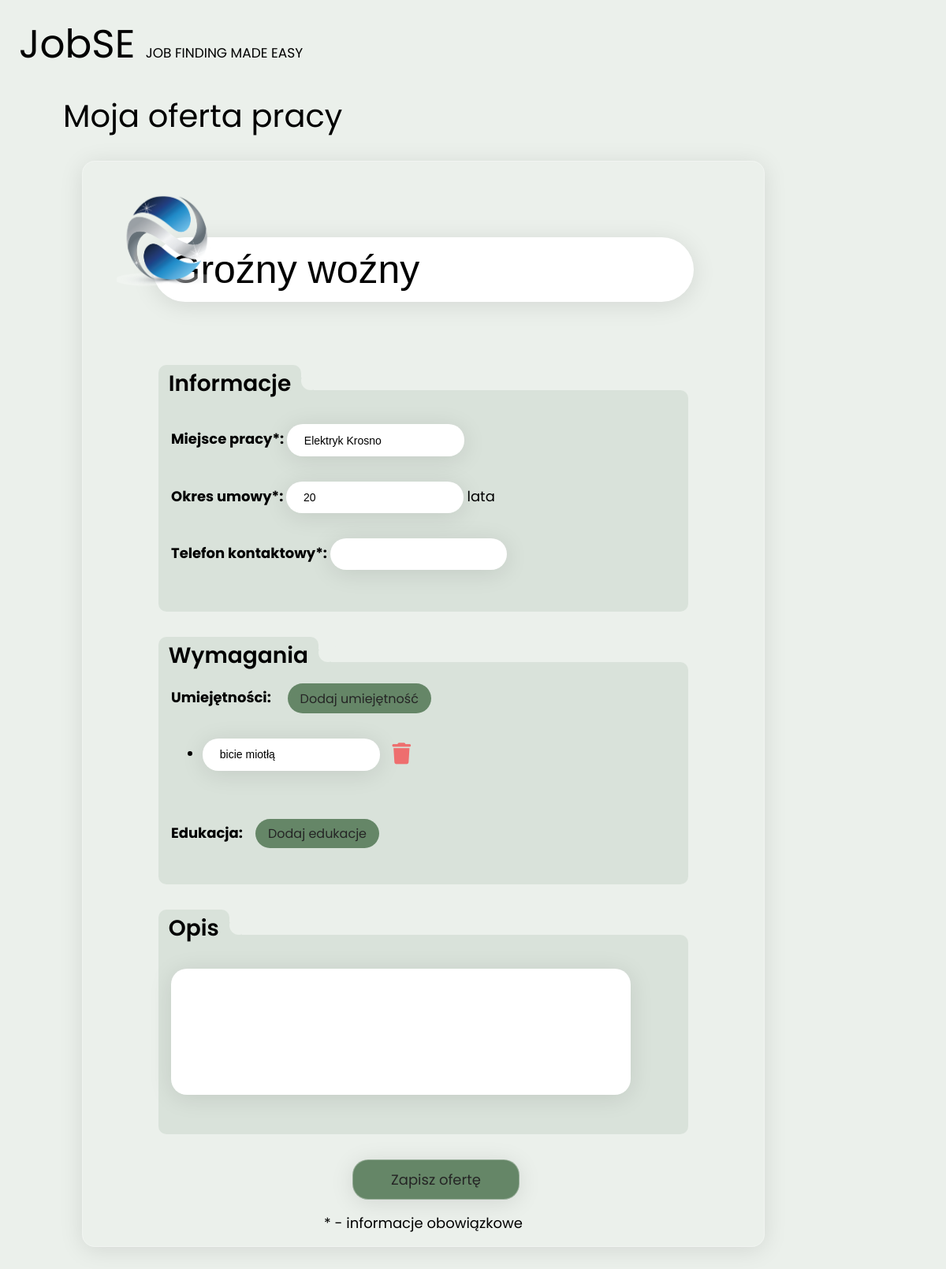
The page /offer-edit.php?offerID=2 (signed in) on the database its author committed.
### tables this page shows
CREATE TABLE `user_employers` (
  `id` int(11) NOT NULL,
  `first_name` varchar(50) DEFAULT NULL,
  `last_name` varchar(50) DEFAULT NULL,
  `contact_mail` varchar(255) DEFAULT NULL,
  `phone_number` varchar(15) DEFAULT NULL,
  `company_name` varchar(100) DEFAULT NULL,
  `company_description` text DEFAULT NULL,
  `company_logo` varchar(255) DEFAULT NULL,
  `company_address` varchar(255) DEFAULT NULL
);

CREATE TABLE `job_offers` (
  `id` int(11) NOT NULL,
  `job_position` varchar(100) NOT NULL,
  `job_place` varchar(50) NOT NULL,
  `job_years` int(11) NOT NULL,
  `job_contact_phone` varchar(15) NOT NULL,
  `job_abilities` text DEFAULT NULL,
  `job_education` text DEFAULT NULL,
  `job_description` text DEFAULT NULL,
  `company_id` int(11) NOT NULL
);

### offer-edit.php (the view, shortened to what this page needs)
<?php
    $connect = database_connect_to_mysql();
    $result = $connect->query("SELECT company_logo FROM user_employers WHERE user_employers.id = (SELECT accounts.id_user_data FROM accounts WHERE accounts.id = {$_SESSION['userID']});");
    $companyLogo = $result->fetch_assoc()['company_logo'];
    $offerData = "";
    if (!empty($_GET['offerID']) && is_numeric($_GET['offerID'])) {
        $result = $connect->query("SELECT * FROM job_offers WHERE id = {$_GET['offerID']}");
        $offerData = $result->fetch_assoc();
    }
?>
<!DOCTYPE html>
<html lang="pl">
<head>
    <link rel="stylesheet" href="https://cdnjs.cloudflare.com/ajax/libs/font-awesome/6.4.0/css/all.min.css" />
    <link rel="stylesheet" href="assets/styles/start_page.css">
    <link rel="stylesheet" href="https://cdn.jsdelivr.net/npm/intl-tel-input@18.1.1/build/css/intlTelInput.css">
</head>
<body>
    <nav>
        <div id="logo">JobSE <span>Job finding made easy</span></div>
    </nav>
    <div class="flex">
        <div id="jobOffers">
        <h1>Moja oferta pracy</h1>
        <form id="offer-form" class="cv" style="width: 50rem;">
            <div class="job-photo">
            <?php
                if (!is_null($companyLogo)) {
                    echo "<img class='image' src='assets/images/company-logo/{$companyLogo}' alt='' draggable='false'>";
                }
            ?>
            </div>
            <div class="cv-name" >
                <input type="text" maxlength="100" name="jobName" placeholder="Nazwa stanowiska*" value="<?php
                    if (isset($offerData['job_position'])) {
                        echo $offerData['job_position'];
                    }
                ?>">
            </div>
            <div class="job-info relative">
                <span class="title relative">
                    Informacje
                    <div style="border-radius: 50%;content: '';position: absolute;left: 11.3rem;top: 0.5rem;width: 1.5rem;height: 1.5rem;background: #ebf0eb;"></div>
                </span>
                <b>Miejsce pracy*: </b><input type="text" name="workplace" value="<?php
                    if (!empty($offerData['job_place'])) {
                        echo $offerData['job_place'];
                    }
                    ?>" id=""><br>
                    <b>Okres umowy*: </b><input type="number" name="contractPeriod" value="<?php
                    if (!empty($offerData['job_years'])) {
                        echo $offerData['job_years'];
                    }
                    ?>" id=""> lata<br>
                <b>Telefon kontaktowy*: </b><input style="margin-bottom: 1.6rem" type="text" name="contactPhone" id="phone"><br>
            </div>
            <div class="job-requirements relative">
                <span class="title">
                    Wymagania
                    <div style="border-radius: 50%;content: '';position: absolute;left: 12.7rem;top: 0.5rem;width: 1.5rem;height: 1.5rem;background: #ebf0eb;"></div>
                </span>
                <b>Umiejętności:</b> <button id="addSkill">Dodaj umiejętność</button>
                <ul id="skillList">
                <?php
                    if (!empty($offerData['job_abilities']) && $offerData['job_abilities'] != "") {
                        $skillList = explode(";", $offerData['job_abilities']);
                        $j = 0;
                        foreach ($skillList as $skill) {
                            echo "<li id='skill{$j}'><input placeholder='Umiejętność' value='$skill' maxlength='50' type='text' name='skill[{$j}]'><i class='fa-solid fa-trash fa-xl delSkill' id='delSkill{$j}' style='color: rgb(238, 110, 110); margin-left: 1rem;'></i></li>";
                            $j++;
                        }
                    }
                ?>
                </ul>
                <br>
                <b>Edukacja:</b><button id="addEducation">Dodaj edukacje</button>
            </div>
            <div class="job-desc relative">
                <span class="title">
                    Opis
                    <div style="border-radius: 50%;content: '';position: absolute;left: 5.6rem;top: 0.5rem;width: 1.5rem;height: 1.5rem;background: #ebf0eb;"></div>
                </span>
                <textarea style="resize: none" name="desc" id="" cols="30" rows="10"><?php if (!empty($offerData['job_description'])) { echo $offerData['job_description']; } ?></textarea>
            </div>
            <input type="submit" id="save" value="Zapisz ofertę">
            <div style="margin-top: 1rem;">* - informacje obowiązkowe</div>
        </form>
    </div>
    </div>
</body>
</html>

### assets/styles/start_page.css (style rules this page uses)
body { width: 100%; height: 100%; padding: 0; margin: 0; background: #ebf0eb; scroll-snap-type: x mandatory; overflow-x: hidden; }
html { scroll-behavior: smooth; }
nav { user-select: none; height: 5rem; display: flex; justify-content: space-between; padding: 1rem 8rem; align-items: center; }
nav a, #joinUs a, #edit, #save { user-select: none; padding: 0.7rem 3rem; text-decoration: none; color: #252525; display: flex; justify-content: center; align-items: center; transition: 0.5s; font: 18px Poppins; background: #658667; margin: 0 0 0 2rem; border-radius: 20px; }
#logo { font: 50px Poppins; }
#logo span { font: 17px Poppins; text-transform: uppercase; }
#left h2, #employees h1, #employers h1, #myOffers h1, #myData h1, #workApplications h1, #jobOffers h1 { margin-top: 5px; font: 40px Poppins; }
#employees, #employers, #myData, #myOffers ,#workApplications, #jobOffers { padding: 0 5rem; }
@media (max-width: 1600px) { nav { padding: 1rem 1.5rem; } }
.relative { position: relative; }
.flex { display: flex; flex-direction: column; }
.cv { position: relative; margin-left: 1.5rem; display: flex; align-items: center; width: 90rem; font: 18px Poppins; padding: 1rem 2rem; display: flex; flex-direction: column; border-radius: 16px; box-shadow: 0 4px 30px rgba(0, 0, 0, 0.1); border: 1px solid rgba(255, 255, 255, 0.3); }
.cv-name { margin: 4rem 2rem; font: 600 50px Poppins; }
.cv-name input { font-size: 50px; border-radius: 200px; }
.job-photo img { position: absolute; left: 5%; top: 2rem; width: 8rem; height: 8rem; }
.job-info, .job-requirements, .job-desc { border-radius: 0 10px 10px 10px; background: #d9e2da; width: 40rem; margin: 2rem 0; padding: 1.7rem 1rem; }
.title { height: 2.5rem; background: #d9e2da; padding: 0.2rem 0.8rem; border-radius: 10px 10px 0 0; font: 600 28px Poppins; position: absolute; left: 0; top: -2rem; }
ul { margin-top: 1rem; }
textarea { width: 36.44rem; height: 10rem; }
button { background: #658667; user-select: none; border: 0; padding: 0.4rem 1rem; text-decoration: none; color: #252525; display: flex; justify-content: center; align-items: center; transition: 0.5s; margin-left: 1rem; font: 16px Poppins; display: inline-block; border-radius: 20px; }
li { font-size: 18px; }
input, textarea, #fileLbl { box-sizing: border-box; background: #ffffff; margin: 1rem 0; transition: 0.2s; border-radius: 20px; padding: 0.7rem 1.3rem; border: 1px solid rgba(255, 255, 255, 0.3); box-shadow: 0 4px 30px rgba(0, 0, 0, 0.1); font-size: 14px; }
#jobOffers { margin-bottom: 3rem; }

### rows shown on the page
user_employers: company_logo (picture)
job_offers: jobName "Groźny woźny", workplace "Elektryk Krosno", contractPeriod "20", job_abilities "bicie miotłą"
